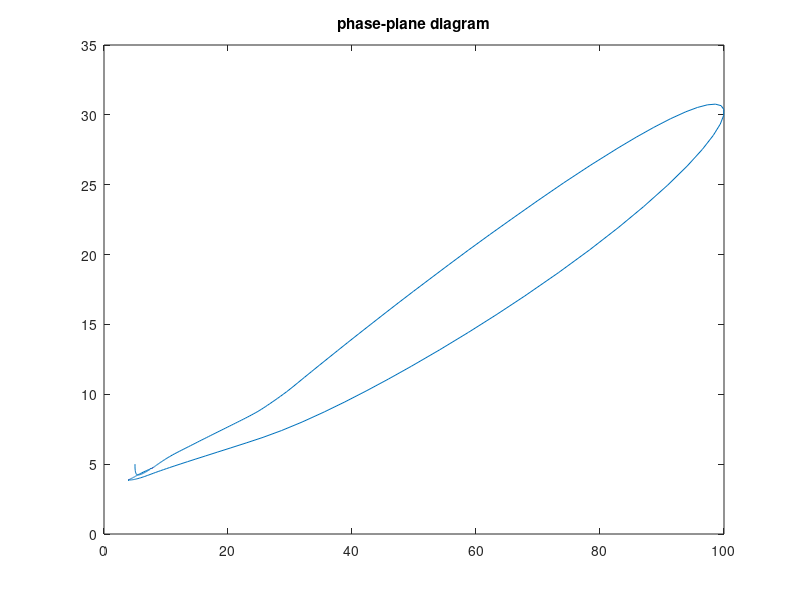
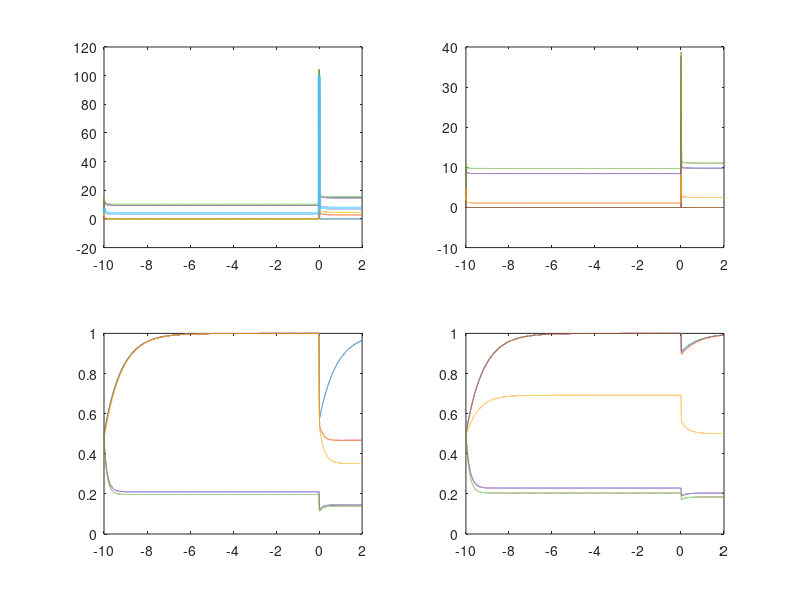

Here is the MATLAB script that generated these plots, in order:


function single_column

N_E = 5;
N_I = 5;
J_ee = 6; %synaptic efficacy for exc to exc 
J_ei = -4; %synaptic efficacy for inh to exc 
J_ie = 0.5; %synaptic efficacy for exc to inh 
J_ii = -0.5; %synaptic efficacy for inh to inh 
s=0; %sensory 
U = 0.5;
tau = 0.001; % tau constant
tau_ref = 0.003;
tau_rec = 0.8; 


%% background synaptic inputs
% excitatory
e_temp = rand(N_E,1); % initial random sampling of N_E
e_temp_min = min(e_temp);
e_temp_max = max(e_temp);
e_min = -10; % parameters
e_max = 10; % parameters
e = ((e_max-e_min)*(e_temp-e_temp_min)/(e_temp_max-e_temp_min))+e_min; % scaling to e_min + e_max 
ee_final = sort(e); % uniform distribution

% inhibitory
e_temp = rand(N_I,1); % initial random sampling of N_I
e_temp_min = min(e_temp);
e_temp_max = max(e_temp);
e_min = -10;
e_max = 10;
e = ((e_max-e_min)*(e_temp-e_temp_min)/(e_temp_max-e_temp_min))+e_min; % scaling
ei_final = sort(e);
    
    
vs0 =[5*ones(N_E,1);5*ones(N_I,1);0.5*ones(N_E,1);0.5*ones(N_I,1)]; % order is [E,I,x,y]

final= rate_auditory(0,vs0);
size(final)

tspan = [-10 2];
[tt,xx] = ode45(@rate_auditory,tspan,vs0);

OE = xx(1:length(tt),1:N_E);
OI = xx(1:length(tt),N_E+1:N_E+N_I);
Ox = xx(1:length(tt),N_E+N_I+1: 2*N_E+N_I);
Oy = xx(1:length(tt),2*N_E+N_I+1:end);

mOE = mean(OE,2);
mOI = mean(OI,2);
close all;
figure;
it = floor(length(tt)/2);
plot(mOE,mOI);
hold on
title('phase-plane diagram')

figure;
subplot(2,2,1); plot(tt,OE);
hold on; plot(tt,mOE,'linewidth',2);
subplot(2,2,2); plot(tt,OI);
subplot(2,2,3); plot(tt,Ox);
subplot(2,2,4); plot(tt,Oy);
% plot(tt,xx);


    
%% nested function
function out = rate_auditory(t,vs)
    E = vs(1:N_E);
    I = vs(N_E+1:N_E+N_I);
    x = vs(N_E+N_I+1: 2*N_E+N_I);
    y = vs(2*N_E+N_I+1:end);

    if t > 0
        s = 4;
    end

    sum_E = J_ee/N_E * sum(U.*x.*E) + (J_ei/N_I * (sum(U.*y.*I)));
    out_E = max(0,sum_E + ee_final + s); %relu
    sum_I= J_ie/N_E * sum(E) + J_ii/N_I * sum(I);
    out_I = max(0,sum_I+ei_final); %relu

    dEdt = (-E + (1-tau_ref*E).*out_E)/tau;
    dIdt = (-I + (1-tau_ref*I).*out_I)/tau;
    dxdt = (1-x)/tau_rec - U*x.*E;
    dydt = (1-y)/tau_rec - U*y.*I;

    out = [dEdt; dIdt; dxdt; dydt]; % single column 
    end

end